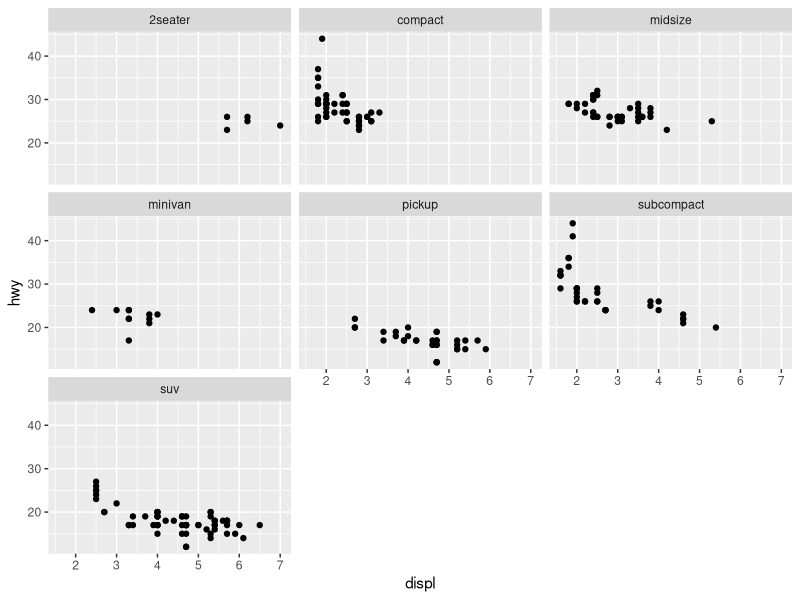
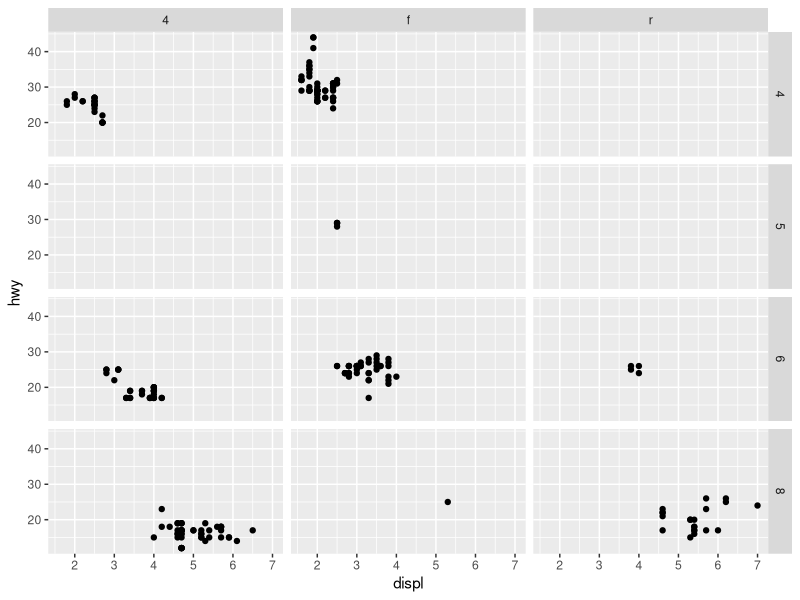
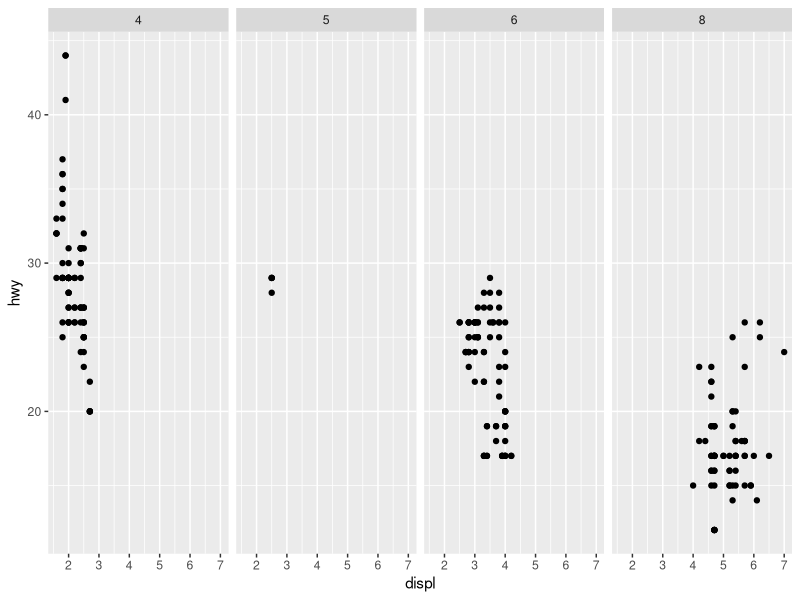
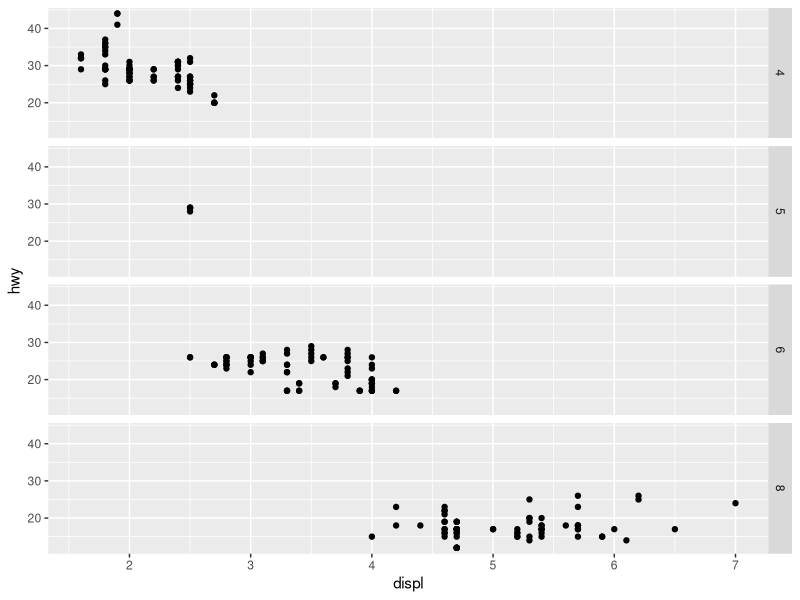

The R source for these figures, in order:
## ---- chunk 1
library(knitr)
opts_knit$set(root.dir = "../")
opts_chunk$set(echo=TRUE, collapse=TRUE)
## ---- chunk 2
library(tidyverse)
## ---- chunk 3
glimpse(mpg)

ggplot(data = mpg) + 
  geom_point(mapping = aes(x = displ, y = hwy)) + 
  facet_wrap(~ class)
## ---- chunk 4
ggplot(data = mpg) + 
  geom_point(mapping = aes(x = displ, y = hwy)) + 
  facet_grid(cyl ~ drv)
## ---- chunk 5
ggplot(data = mpg) + 
  geom_point(mapping = aes(x = displ, y = hwy)) + 
  facet_grid(. ~ cyl)
## ---- chunk 6
ggplot(data = mpg) + 
  geom_point(mapping = aes(x = displ, y = hwy)) + 
  facet_grid(cyl ~ .)
